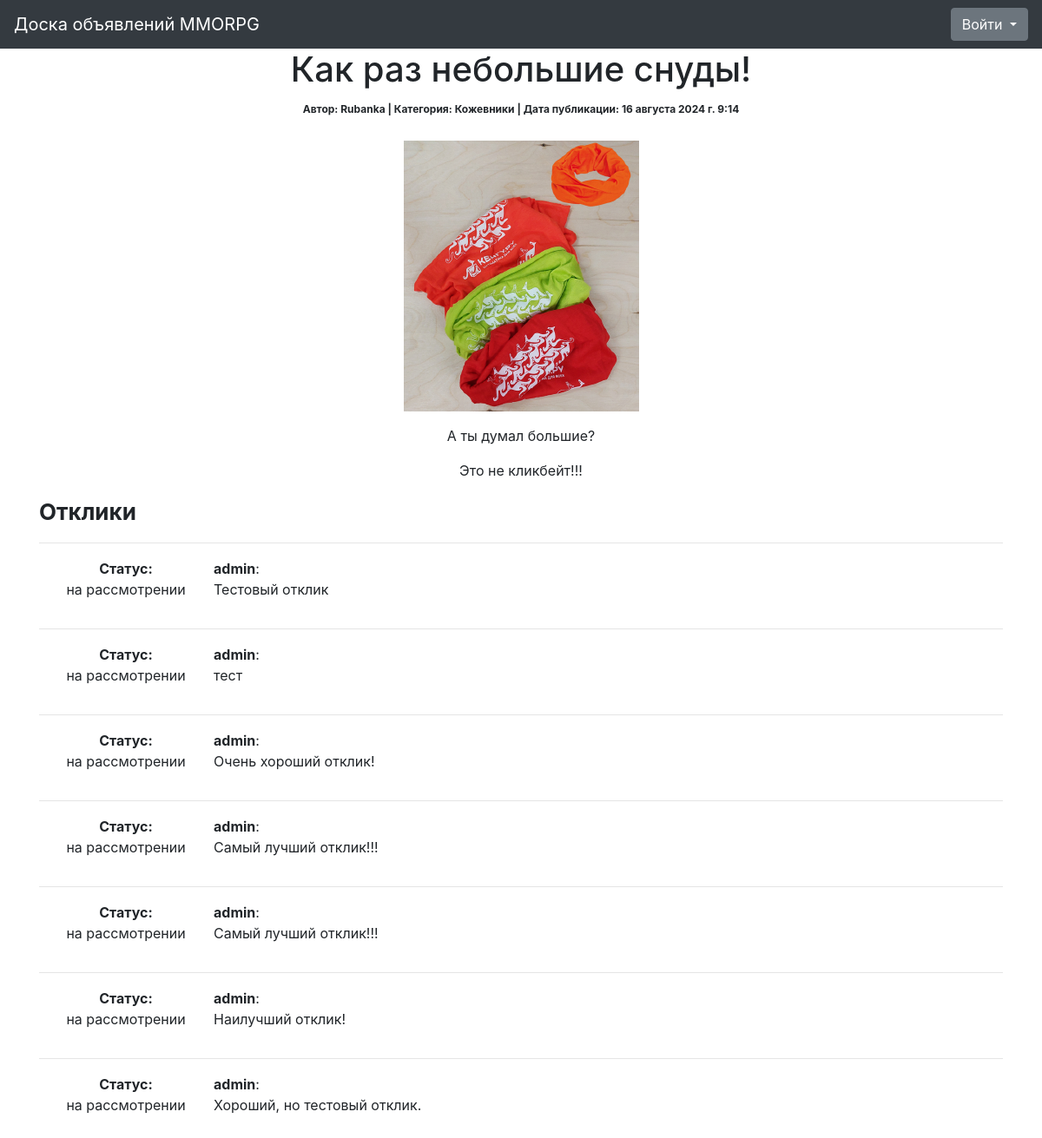
The app's page /ads/11 with its own data.
### billboard/models.py (models this page shows, shortened)
class Ad(models.Model):
    CATEGORY_CHOICES = (
        ('TA', 'Танки'),
        ('HI', 'Хилы'),
        ('DD', 'ДД'),
        ('DE', 'Торговцы'),
        ('GM', 'Гилдмастеры'),
        ('QG', 'Квестгиверы'),
        ('BS', 'Кузнецы'),
        ('TA', 'Кожевники'),
        ('PM', 'Зельевары'),
        ('SM', 'Мастера заклинаний'))
    author = models.ForeignKey(User, on_delete=models.CASCADE, verbose_name='Автор')
    category = models.CharField(max_length=2, choices=CATEGORY_CHOICES, default='TA', verbose_name='Категория')
    dateCreation = models.DateTimeField(auto_now_add=True, verbose_name='Дата публикации')
    title = models.CharField(max_length=256, verbose_name='Заголовок')
    text = CKEditor5Field(verbose_name='Текст', config_name='extends', null=True, blank=True)
    class Meta:
        verbose_name = 'Объявление'
        verbose_name_plural = 'Объявления'

class Response(models.Model):
    author = models.ForeignKey(User, on_delete=models.CASCADE, verbose_name='Автор отклика')
    ad = models.ForeignKey(Ad, on_delete=models.CASCADE, related_name='responses')
    text = models.TextField(verbose_name='Текст')
    status = models.BooleanField(default=False, verbose_name='Статус')
    dateCreation = models.DateTimeField(auto_now_add=True, verbose_name='Дата отклика')
    class Meta:
        verbose_name = 'Отклик'
        verbose_name_plural = 'Отклики'

### billboard/views.py (the view, shortened to what this page needs)
# urls.py: path('<int:id>', AdDetail.as_view(), name='ad_detail'),
class AdDetail(DetailView):
    model = Ad
    template_name = 'ad.html'
    context_object_name = 'ad'
    pk_url_kwarg = 'id'
    def get_context_data(self, **kwargs):
        context = super(AdDetail, self).get_context_data(**kwargs)
        context['response_form'] = ResponseForm()
        context['responses'] = Response.objects.filter(ad__id=self.kwargs.get('id'))
        return context

### templates/ad.html (shortened to what this page needs)
{% extends 'base.html' %}
{% load bootstrap4 %}
{% load crispy_forms_tags %}
{% block content %}
    <h1>{{ ad.title }}</h1>
    <tr><span style="font-size: 12px;">
        <b>Автор:  {{ ad.author }} | Категория: {{ ad.get_category_display }} |
        Дата публикации: {{ ad.dateCreation|date:'DATETIME_FORMAT' }}</b></span><br><br></tr>
    <tr>{{ ad.text|safe }}</tr>
    {% if responses %}
        <p style="font-size: 26px;" align="left" ><b>Отклики</b></p>
        {% for response in responses %}
            <hr>
                <table>
                    <tr>
                        <td width="200px">
                            {% if response.status == False %}
                                <p align="center"><b>Статус:</b>
                                <br>на рассмотрении</p>
                            {% else %}
                                <p align="center"><b>Статус:</b>
                                <br>принят</p>
                            {% endif %}
                        </td>
                        <td>
                            <p align="left"><b>{{ response.author }}</b>:
                            <br>{{ response.text|safe }}</p>
                        </td>
                    </tr>
                </table>
        {% endfor %}
    {% endif %}
<br>
{% endblock content %}

### records on screen
Ad: title "Как раз небольшие снуды!", author "Rubanka", category "Кожевники", dateCreation "16 августа 2024 г. 9:14", text (picture), text "А ты думал большие? Это не кликбейт!!!"
Response: shows "Статус:", status "на рассмотрении", author "admin", text "Тестовый отклик"
Response: shows "Статус:", status "на рассмотрении", author "admin", text "тест"
Response: shows "Статус:", status "на рассмотрении", author "admin", text "Очень хороший отклик!"
Response: shows "Статус:", status "на рассмотрении", author "admin", text "Самый лучший отклик!!!"
Response: shows "Статус:", status "на рассмотрении", author "admin", text "Самый лучший отклик!!!"
Response: shows "Статус:", status "на рассмотрении", author "admin", text "Наилучший отклик!"
Response: shows "Статус:", status "на рассмотрении", author "admin", text "Хороший, но тестовый отклик."
